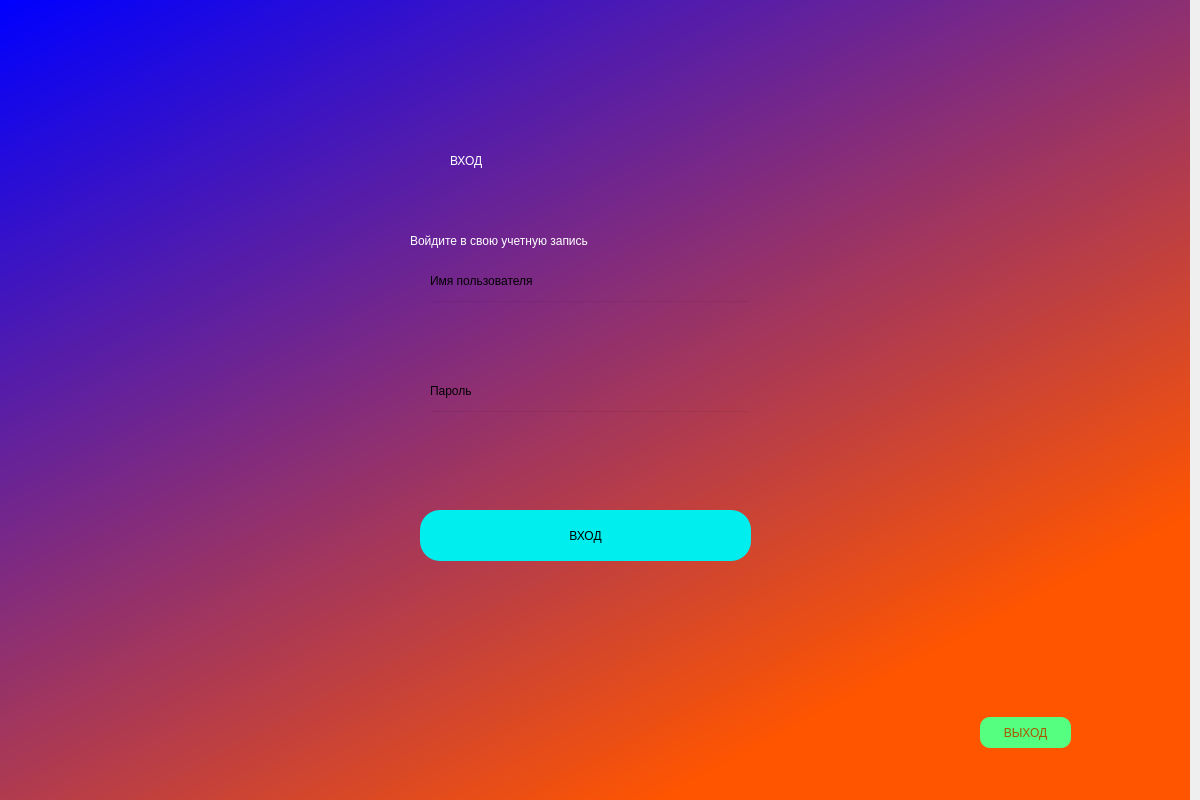
<?xml version="1.0" encoding="UTF-8"?>
<ui version="4.0">
 <class>Dialog</class>
 <widget class="QDialog" name="Dialog">
  <property name="geometry">
   <rect>
    <x>0</x>
    <y>0</y>
    <width>1200</width>
    <height>800</height>
   </rect>
  </property>
  <property name="windowTitle">
   <string>Dialog</string>
  </property>
  <widget class="QWidget" name="widget" native="true">
   <property name="geometry">
    <rect>
     <x>-10</x>
     <y>0</y>
     <width>1200</width>
     <height>800</height>
    </rect>
   </property>
   <property name="styleSheet">
    <string notr="true">QWidget#widget{
background-color:qlineargradient(spread:pad, x1:0.0101244, y1:0, x2:0.71592, y2:0.875, stop:0 rgba(0, 0, 255, 255), stop:1 rgba(255, 85, 0, 255))}</string>
   </property>
   <widget class="QLabel" name="label">
    <property name="geometry">
     <rect>
      <x>460</x>
      <y>120</y>
      <width>281</width>
      <height>81</height>
     </rect>
    </property>
    <property name="styleSheet">
     <string notr="true">font: 36pt &quot;MS Shell Dlg 2&quot;;
color:rgb(255, 255, 255)</string>
    </property>
    <property name="text">
     <string>ВХОД</string>
    </property>
   </widget>
   <widget class="QLabel" name="label_2">
    <property name="geometry">
     <rect>
      <x>420</x>
      <y>210</y>
      <width>511</width>
      <height>61</height>
     </rect>
    </property>
    <property name="styleSheet">
     <string notr="true">font: 16pt &quot;MS Shell Dlg 2&quot;;
color:rgb(255, 255, 255)</string>
    </property>
    <property name="text">
     <string>Войдите в свою учетную запись</string>
    </property>
   </widget>
   <widget class="QPushButton" name="pushButton_3">
    <property name="geometry">
     <rect>
      <x>430</x>
      <y>510</y>
      <width>331</width>
      <height>51</height>
     </rect>
    </property>
    <property name="styleSheet">
     <string notr="true">border-radius:20px;
color:rgb(0, 0, 0);
background-color:rgb(0, 238, 238);
font: 14pt &quot;MS Shell Dlg 2&quot;;</string>
    </property>
    <property name="text">
     <string>ВХОД</string>
    </property>
   </widget>
   <widget class="QLineEdit" name="lineEdit">
    <property name="geometry">
     <rect>
      <x>440</x>
      <y>300</y>
      <width>321</width>
      <height>51</height>
     </rect>
    </property>
    <property name="styleSheet">
     <string notr="true">background-color:rgba(0,0,0,0);
font: 12pt &quot;MS Shell Dlg 2&quot;;</string>
    </property>
   </widget>
   <widget class="QLineEdit" name="passwordfield">
    <property name="geometry">
     <rect>
      <x>440</x>
      <y>410</y>
      <width>321</width>
      <height>51</height>
     </rect>
    </property>
    <property name="styleSheet">
     <string notr="true">background-color:rgba(0,0,0,0);
font: 12pt &quot;MS Shell Dlg 2&quot;;</string>
    </property>
   </widget>
   <widget class="QLabel" name="label_5">
    <property name="geometry">
     <rect>
      <x>440</x>
      <y>270</y>
      <width>121</width>
      <height>21</height>
     </rect>
    </property>
    <property name="styleSheet">
     <string notr="true">font: 10pt &quot;MS Shell Dlg 2&quot;;</string>
    </property>
    <property name="text">
     <string>Имя пользователя</string>
    </property>
   </widget>
   <widget class="QLabel" name="label_6">
    <property name="geometry">
     <rect>
      <x>440</x>
      <y>380</y>
      <width>121</width>
      <height>21</height>
     </rect>
    </property>
    <property name="styleSheet">
     <string notr="true">font: 10pt &quot;MS Shell Dlg 2&quot;;</string>
    </property>
    <property name="text">
     <string>Пароль</string>
    </property>
   </widget>
   <widget class="QLabel" name="label_7">
    <property name="geometry">
     <rect>
      <x>440</x>
      <y>475</y>
      <width>321</width>
      <height>21</height>
     </rect>
    </property>
    <property name="styleSheet">
     <string notr="true">font: 12pt &quot;MS Shell Dlg 2&quot;;
color:rgb(255, 0, 0);</string>
    </property>
    <property name="text">
     <string/>
    </property>
   </widget>
   <widget class="QPushButton" name="pushButton">
    <property name="geometry">
     <rect>
      <x>990</x>
      <y>717</y>
      <width>91</width>
      <height>31</height>
     </rect>
    </property>
    <property name="styleSheet">
     <string notr="true">font: 14pt &quot;MS Shell Dlg 2&quot;;
color:rgb(170, 85, 0);
border-radius:10px;
background-color:rgb(85, 255, 127)</string>
    </property>
    <property name="text">
     <string>ВЫХОД</string>
    </property>
   </widget>
  </widget>
 </widget>
 <resources/>
 <connections/>
</ui>
